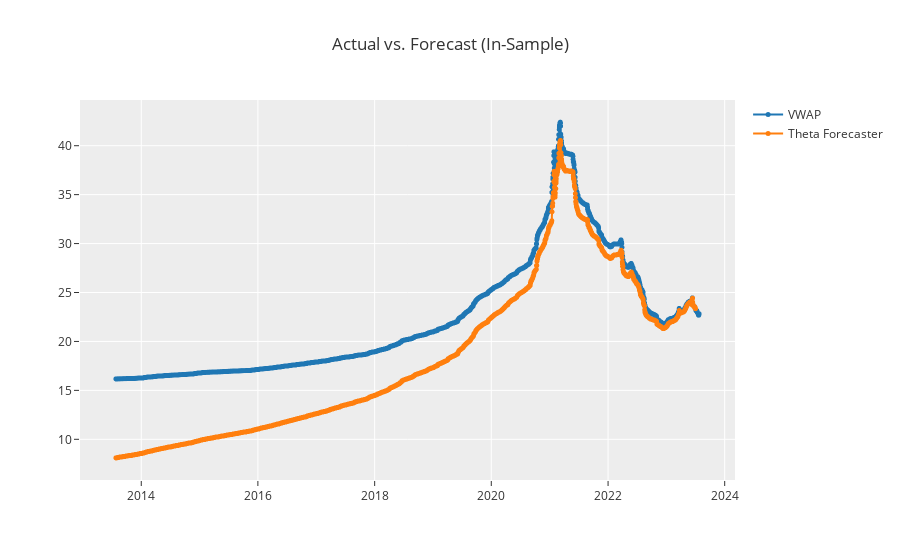

Notebook cell for this chart:
### Code cell
exp.plot_model(tuned_theta1, plot = 'insample')

### Figure 1 — Plotly figure (JSON) as saved in the notebook; plotly's stock layout.template omitted (floating-point values rounded to 4 significant figures; data arrays with more than 128 entries replaced by an {"elided": "..."} marker saying what was removed)
{"data": [{"line": {"color": "rgb(31, 119, 180)", "width": 2}, "marker": {"color": "rgb(31, 119, 180)", "size": 5}, "mode": "lines+markers", "name": "VWAP", "type": "scattergl", "x": {"elided": "3652 str values"}, "xaxis": "x", "y": {"elided": "3652 float values"}, "yaxis": "y"}, {"line": {"color": "rgb(255, 127, 14)", "width": 2}, "marker": {"color": "rgb(255, 127, 14)", "size": 5}, "mode": "lines+markers", "name": "Theta Forecaster", "type": "scattergl", "x": {"elided": "3652 str values"}, "xaxis": "x", "y": {"elided": "3652 float values"}, "yaxis": "y"}], "layout": {"showlegend": true, "title": {"text": "Actual vs. Forecast (In-Sample)"}, "xaxis": {"anchor": "y", "domain": [0, 1]}, "yaxis": {"anchor": "x", "domain": [0, 1]}}}
